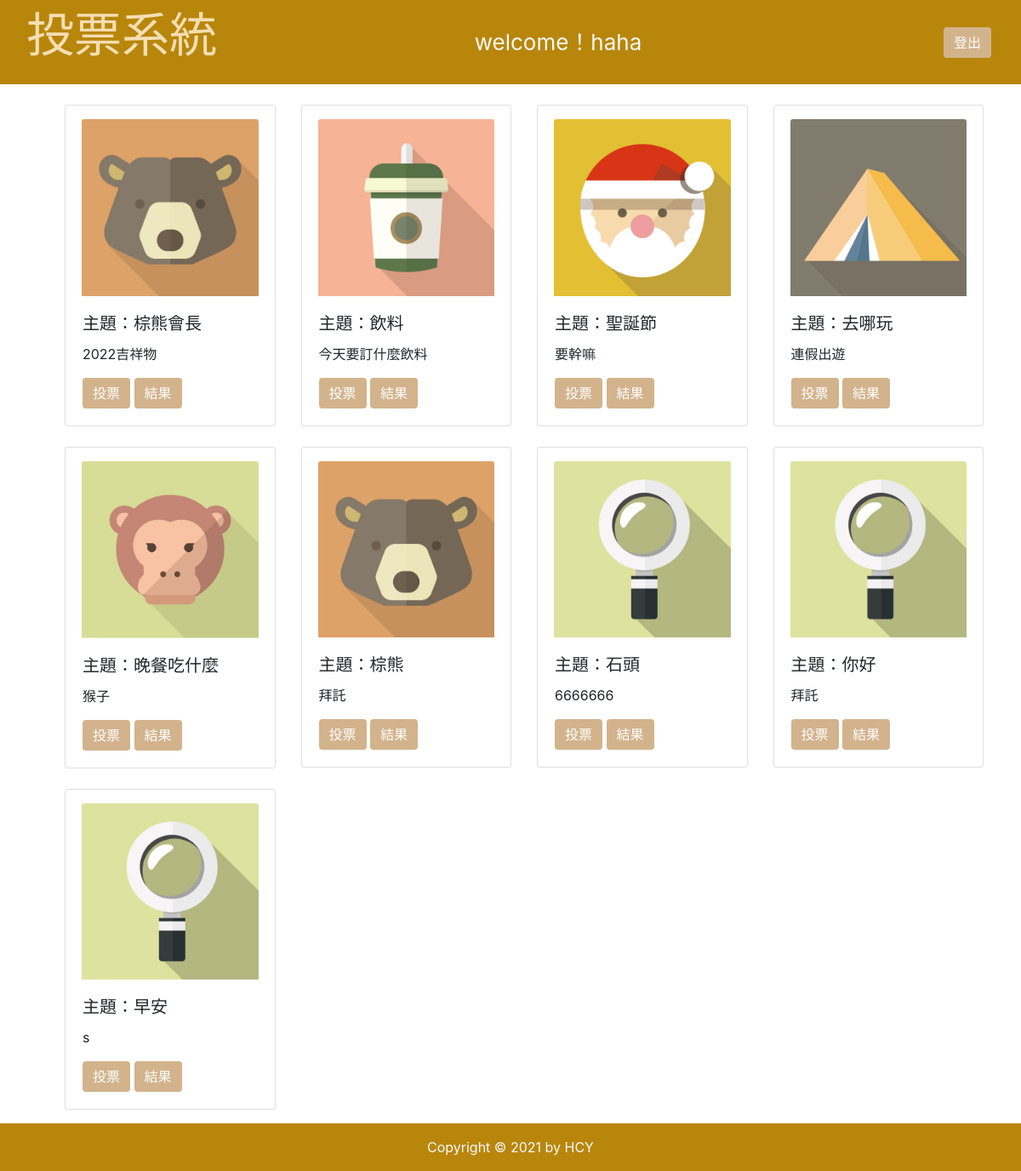
The page / (signed in) on the database its author committed.
### tables this page shows
CREATE TABLE `topics` (
  `id` int(11) UNSIGNED NOT NULL,
  `topic` varchar(128) NOT NULL DEFAULT '',
  `subtitle` text NOT NULL DEFAULT '',
  `img` text DEFAULT 'find'
);

### api/db.php (called while the page is built, shortened)
<?php
    $dsn="mysql:host=localhost;charset=utf8;dbname=mypolling";
    $pdo=new PDO($dsn,'root','');
    function rows($table,$array){
        global $pdo;
        $sql="SELECT count(*) FROM `$table` WHERE ";
            foreach($array as $key=>$value){
                $tmp[]="`$key`='$value'";
            }
            $sql=$sql. implode(" AND ",$tmp);
        return $pdo->query($sql)->fetchColumn();
    }
function all($table,...$arg){
    global $pdo;
    $sql="SELECT * FROM `$table` ";
    $rows=$pdo->query($sql)->fetchAll(PDO::FETCH_ASSOC);
    return $rows;
}
?>

### front/list.php (the view, shortened to what this page needs)
<div class="container">
    <div class="row">
    <?php
$subject = all('topics');
foreach ($subject as $key => $value) {
    if (rows('options', ['topic_id' => $value['id']]) > 0) {
        if(isset($_SESSION['user'])){
           ?>
    <div class="col-3">
        <div class="card col ml-3 mb-4 mt-0" style="width: 18rem;">
            <div class="row mr-1 ml-1">
                <img class="card-img-top mt-3 " src="./img/<?php echo $value['img']; ?>.jpeg" alt="Card image cap">
            </div>
            <div class="row">
                <div class="card-body ">
                    <h5 class="card-title">
                        <?php echo "主題：" . $value['topic']; ?>
                    </h5>
                    <p class="card-text">
                        <?php echo $value['subtitle']; ?>
                    </p>
                    <a href="index.php?do=vote&id=<?php echo $value['id']; ?>"><input class="btn btn-info "
                            type="button" value="投票"></input></a>
                    <a href="index.php?do=vote_result&id=<?php echo $value['id']; ?>"><input class="btn btn-info "
                            type="button" value="結果"></input></a>
                </div>
            </div>
        </div>
    </div>
    <?php
        }
}
}
?>
</div>

### index.php (style rules this page uses)
.btn-info { background:#855600; background:#d2b38c; border:none; }

### rows shown on the page
topics: img (picture), topic "棕熊會長", subtitle "2022吉祥物"
topics: img (picture), topic "飲料", subtitle "今天要訂什麼飲料"
topics: img (picture), topic "聖誕節", subtitle "要幹嘛"
topics: img (picture), topic "去哪玩", subtitle "連假出遊"
topics: img (picture), topic "晚餐吃什麼", subtitle "猴子"
topics: img (picture), topic "棕熊", subtitle "拜託"
topics: img (picture), topic "石頭", subtitle "6666666"
topics: img (picture), topic "你好", subtitle "拜託"
topics: img (picture), topic "早安", subtitle "s"

### other values the page prints
$_SESSION['user'] "haha"
